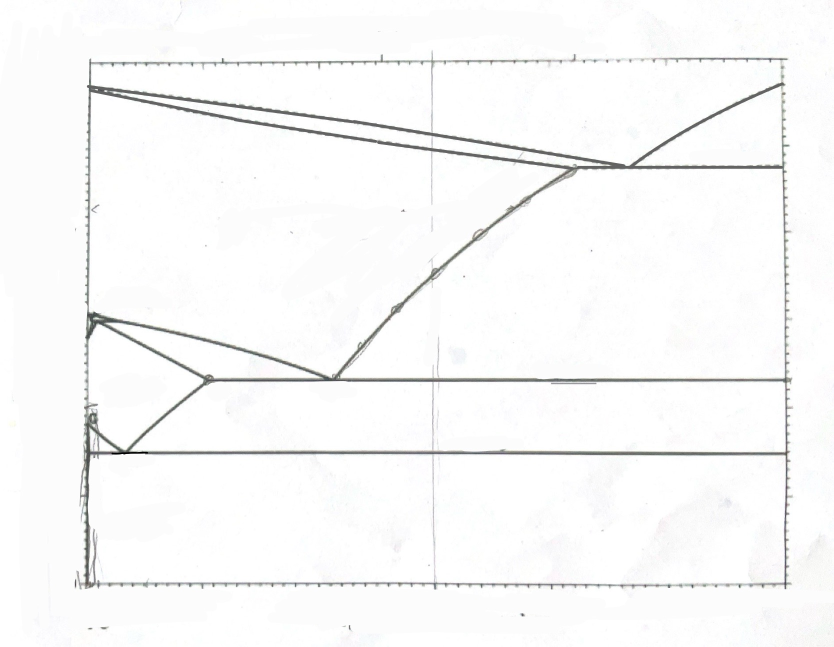
#> input picture TratamientoImagenes/img/FE_L.jpeg, 1668 x 1294 px (shown at 1/2 size)
$ python -i limpieza.py   (imports and definitions only)
#> lines starting #> are read from the running program, lines starting #| are printed output that depends on the picture; after the words box and inside, x2 and y2 are one past the last pixel; in counts of white or black regions, pixels touching at a corner belong together
#   Proyecto de Metalurgia - Automatizacion de consultas en Diagtramas de Fases
#   autor: Angel Manuel Gonzalez Lopez
#   github: https://github.com/angelmanuelgl
#   web: https://angelmanuelgl.github.io/
#
#   Archivo:   limpieza.py
#   Descripcion: Binarizar imagen, aislar el marco
#  y quitar el grosor del marco para dejar solo la parte de la imagen con los datos.


import cv2
import matplotlib.pyplot as plt

def limpiar(img):

    # poner en binario
    # all abajo de 200 se vuelve negro (255)
    _, img_binario = cv2.threshold(img, 150, 255, cv2.THRESH_BINARY_INV)
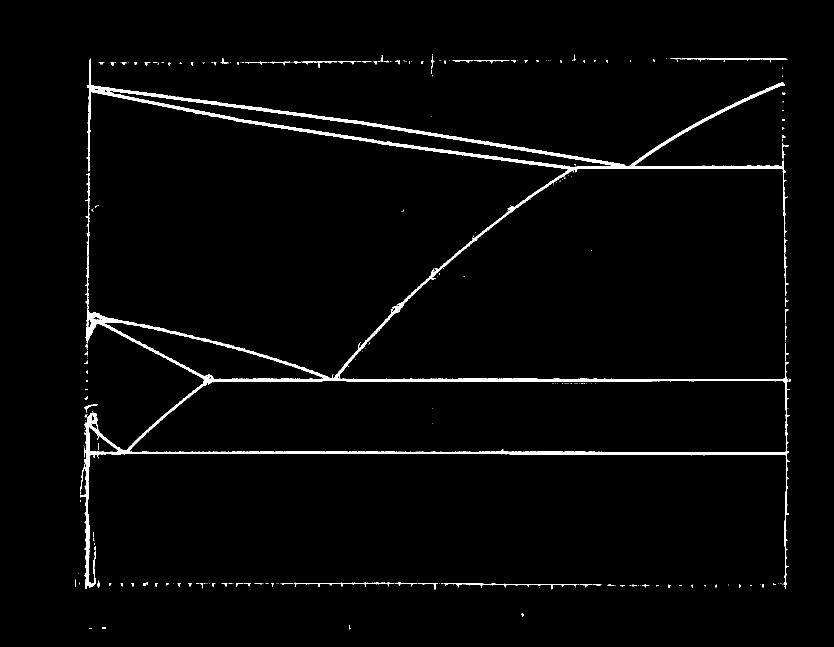
#> img_binario: shape (1294, 1668) (shown at 1/2 size); 2.3% white; 269 white regions (203 under 20 px)

    cnts, _ = cv2.findContours(img_binario, cv2.RETR_EXTERNAL, cv2.CHAIN_APPROX_SIMPLE)
#> cnts = 246 contours, 221 with area under 20; largest, box (x1, y1, x2, y2) and area: (160, 117, 1580, 1178) 251872, (888, 1166, 1155, 1179) 296, (1341, 116, 1575, 125) 240, (588, 1165, 789, 1174) 158, (171, 346, 180, 445) 142
    cnt = max(cnts, key=cv2.contourArea) # el contorno mas grande es el marco
#> cnt = contour of 3972 points, box (x1, y1, x2, y2) (160, 117, 1580, 1178), area 251872
    x, y, w, h = cv2.boundingRect(cnt)
#> x = 160; y = 117; w = 1420; h = 1061

    img_aislada = img_binario[y:y+h, x:x+w]
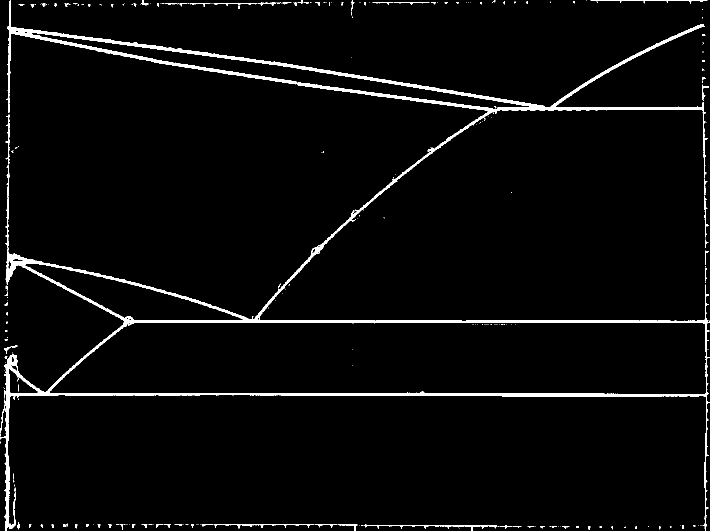
#> img_aislada: shape (1061, 1420) (shown at 1/2 size); 3.3% white; 261 white regions (199 under 20 px), largest, box (x1, y1, x2, y2) and area: (0, 0, 1420, 1061) 44319, (728, 1049, 995, 1061) 586, (1181, 0, 1415, 8) 461


    #  quitar mas grosor mas finamente
    img_limpia = img_aislada.copy()

    offset = 25
    img_limpia[0:offset, :] = 0      # Arriba
    offset = 10 # 8
    img_limpia[-offset:, :] = 0      # Abajo

    offset = 22 #8
    img_limpia[:, 0:offset] = 0      # Izquierda
    offset = 15
    img_limpia[:, -offset:] = 0      # Derecha
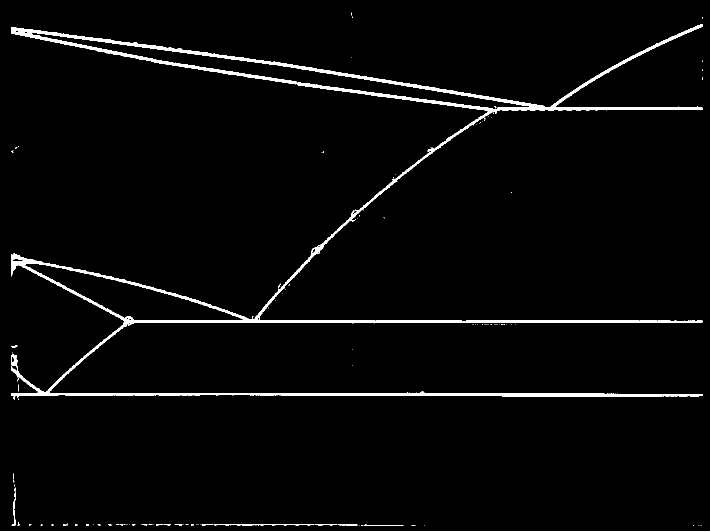
#> img_limpia: shape (1061, 1420) (shown at 1/2 size); 2.6% white; 114 white regions (104 under 20 px), largest, box (x1, y1, x2, y2) and area: (22, 48, 1405, 799) 38378, (428, 1048, 629, 1051) 301, (23, 984, 32, 1051) 167

    return img_limpia

>>> import cv2
>>> picture = cv2.imread('img/FE_L.jpeg', cv2.IMREAD_GRAYSCALE)
>>> result = limpiar(picture)

$ run again, on TratamientoImagenes/img/Fe_13000_16000_0_1.jpeg
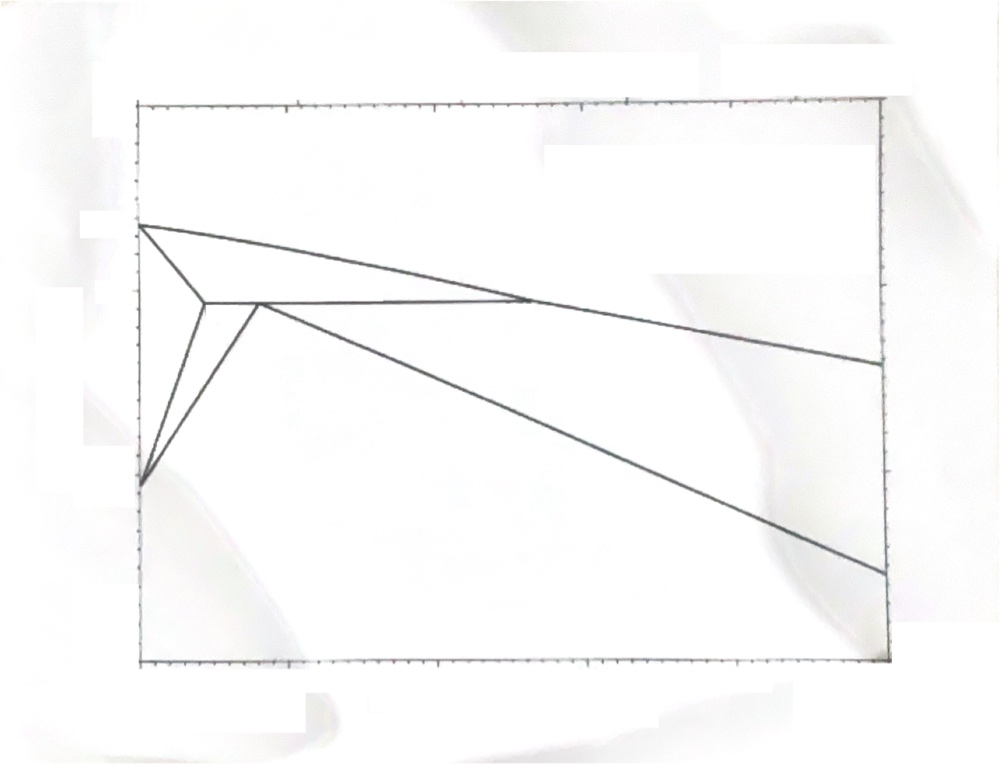
#> input picture TratamientoImagenes/img/Fe_13000_16000_0_1.jpeg, 1000 x 765 px
#> in limpiar, `_, img_binario = cv2.threshold(img, 150, 255, cv2.THRESH_BINARY_INV)`:
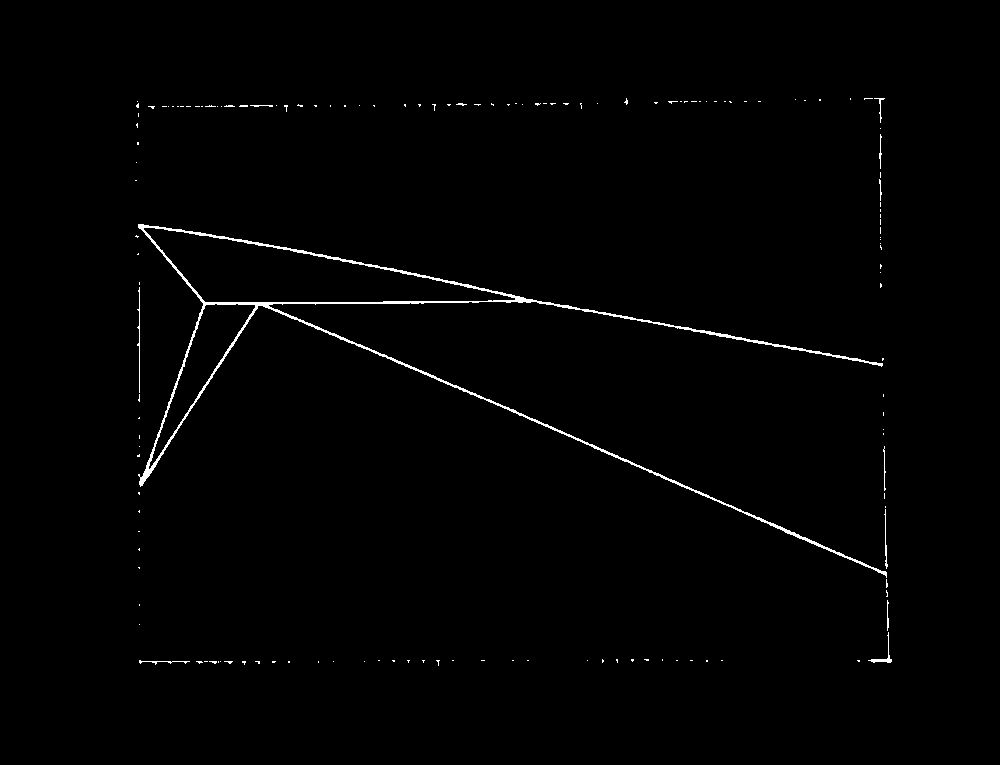
#> img_binario: shape (765, 1000); 0.92% white in thin lines or dots, all inside (x1, y1, x2, y2) = (135, 98, 892, 666)
#> cnts = 145 contours, 141 with area under 20; largest, box (x1, y1, x2, y2) and area: (138, 224, 887, 578) 21810, (868, 632, 892, 663) 55, (139, 660, 190, 665) 20, (884, 509, 888, 569) 20
#> cnt = contour of 1713 points, box (x1, y1, x2, y2) (138, 224, 887, 578), area 21810
#> x = 138; y = 224; w = 749; h = 354
#> img_aislada: shape (354, 749); 2.3% white in thin lines or dots
#> in limpiar, `img_limpia[:, -offset:] = 0`:
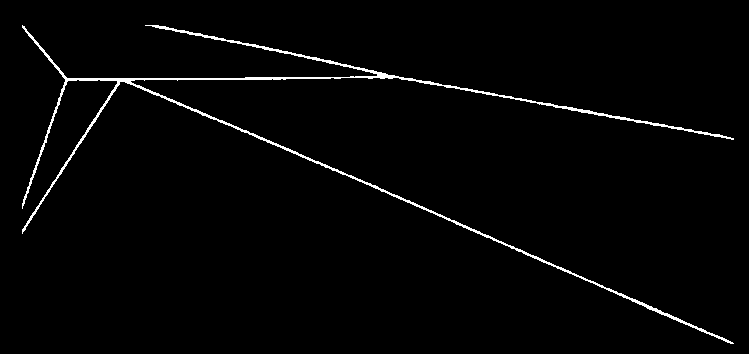
#> img_limpia: shape (354, 749); 1.9% white in thin lines or dots, all inside (x1, y1, x2, y2) = (22, 25, 734, 344)
